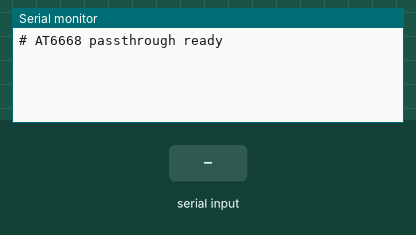
The sketch below on a simulated ESP32-S3. Shown: the last lines printed to the serial monitor. The inputs (shaded band) are chosen by the test bench.

Above: at 1.7 s.
1.8 s: "1" received over the second serial link
At 2.7 s:
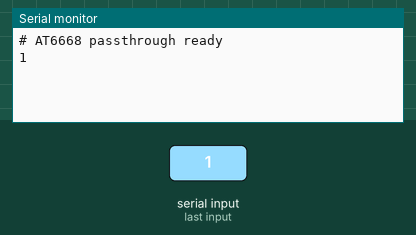
3.3 s: "0" received over the second serial link
At 3.8 s:
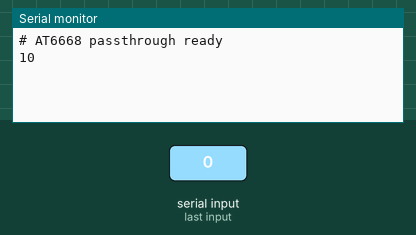

Measured:
- after the input at 1.8 s, the serial monitor: prints a new line at once (image 1)
- after the input at 3.3 s, the serial monitor: prints a new line at once (image 2)

The sketch:

at6668_passthrough.ino
```cpp
/*
 * at6668_passthrough.ino
 *
 * USB-CDC ↔ GNSS UART bridge for the M5Stack Cardputer-Adv + Cap LoRa-1262 HAT.
 *
 * HARDWARE
 * --------
 *   Board  : M5Stack Cardputer-Adv (ESP32-S3, 8 MB flash, HWCDC)
 *   HAT    : M5Stack Cap LoRa-1262 (SKU U214)
 *             - LoRa : SX1262
 *             - GNSS : ATGM336H (CASIC multi-constellation, labelled AT6668
 *                      in some M5Stack documentation)
 *
 * WIRING (from Cap LoRa-1262 schematic)
 * ------
 *   GPS TX  → ESP32-S3 GPIO 15  (Serial1 RX)
 *   GPS RX  ← ESP32-S3 GPIO 13  (Serial1 TX)
 *   Baud    : 115200 8N1
 *
 * GNSS CHIP NOTE
 * --------------
 *   The ATGM336H uses the CASIC command set ($PCAS…), NOT the MediaTek
 *   $PMTK or Airoha $PAIR commands.  The factory default only outputs
 *   $GNGGA and $GNRMC.  The setup() below sends:
 *
 *     $PCAS03,1,0,1,1,1,0,0,0,0,0,0,0,0,0   enable GGA+GSA+GSV+RMC
 *     $PCAS00                                 save config to GPS flash
 *
 *   After PCAS00 the settings survive GPS power-off, so future boots do
 *   not strictly need re-initialisation — but we send them anyway as a
 *   safety net.
 *
 * COMPILE FLAGS (arduino-cli)
 * ---------------------------
 *   --fqbn "esp32:esp32:esp32s3:USBMode=hwcdc,CDCOnBoot=cdc"
 *
 * USAGE
 * -----
 *   Flash once, then open /dev/ttyACM* at any baud (USB-CDC ignores baud).
 *   NMEA sentences including GPGSV/GLGSV/GAGSV/BDGSV flow immediately.
 *   Run tools/gps_bars_m8030.py --baud 115200 --device /dev/ttyACMx for
 *   a live satellite signal-strength bar display.
 */

// ── PCAS helper ──────────────────────────────────────────────────────────────

// Appends an NMEA checksum to `body` and writes the full sentence to Serial1.
static void pcas(const char *body) {
  uint8_t cs = 0;
  for (const char *p = body; *p; p++) cs ^= (uint8_t)*p;
  char buf[96];
  snprintf(buf, sizeof(buf), "$%s*%02X\r\n", body, cs);
  Serial1.print(buf);
}

// ── Arduino entry points ──────────────────────────────────────────────────────

void setup() {
  // USB-CDC to host — baud value is symbolic for HWCDC; actual rate is USB
  Serial.begin(115200);

  // ATGM336H UART — GPIO 15 = RX (from GPS TX), GPIO 13 = TX (to GPS RX)
  Serial1.begin(115200, SERIAL_8N1, 15, 13);

  // Allow the GPS chip time to finish its own startup before sending commands
  delay(500);

  // Enable GGA(1) GLL(0) GSA(1) GSV(1) RMC(1) VTG(0) and reserved fields(0)
  pcas("PCAS03,1,0,1,1,1,0,0,0,0,0,0,0,0,0");

  // Persist the above settings to the GPS chip's internal flash
  pcas("PCAS00");

  Serial.println("# AT6668 passthrough ready");
}

void loop() {
  // Forward every byte from the GPS chip to USB-CDC
  while (Serial1.available()) Serial.write(Serial1.read());

  // Forward every byte from USB-CDC to the GPS chip (for live configuration)
  while (Serial.available())  Serial1.write(Serial.read());
}
```
